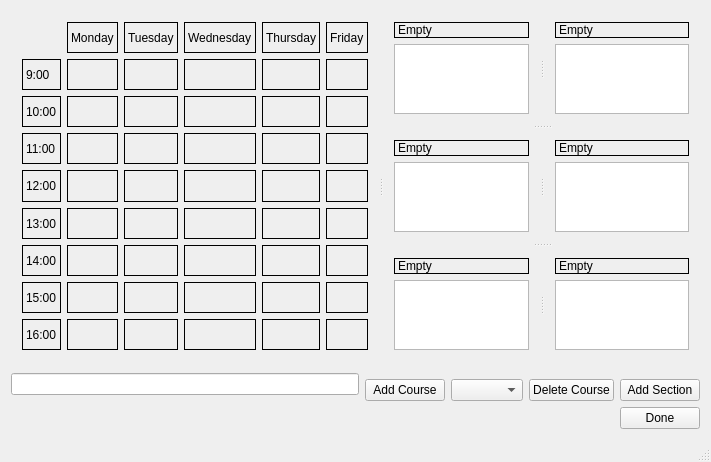
<?xml version="1.0" encoding="UTF-8"?>
<ui version="4.0">
 <class>MainWindow</class>
 <widget class="QMainWindow" name="MainWindow">
  <property name="geometry">
   <rect>
    <x>0</x>
    <y>0</y>
    <width>711</width>
    <height>434</height>
   </rect>
  </property>
  <property name="windowTitle">
   <string>MainWindow</string>
  </property>
  <widget class="QWidget" name="centralWidget">
   <layout class="QGridLayout" name="gridLayout">
    <item row="3" column="4">
     <widget class="QPushButton" name="AddSection">
      <property name="text">
       <string>Add Section</string>
      </property>
     </widget>
    </item>
    <item row="1" column="0" rowspan="3">
     <widget class="QLineEdit" name="AddCourseLine"/>
    </item>
    <item row="5" column="4">
     <widget class="QPushButton" name="Done">
      <property name="text">
       <string>Done</string>
      </property>
     </widget>
    </item>
    <item row="0" column="0" colspan="5">
     <widget class="QSplitter" name="splitter_5">
      <property name="orientation">
       <enum>Qt::Horizontal</enum>
      </property>
      <widget class="QWidget" name="">
       <layout class="QGridLayout" name="ScheduleLayout">
        <item row="1" column="4">
         <widget class="Hour" name="ThursdayNine">
          <property name="mouseTracking">
           <bool>true</bool>
          </property>
          <property name="frameShape">
           <enum>QFrame::Box</enum>
          </property>
          <property name="text">
           <string/>
          </property>
          <property name="pixmap">
           <pixmap resource="pictures.qrc">:/RoadEnd.png</pixmap>
          </property>
          <property name="scaledContents">
           <bool>true</bool>
          </property>
          <property name="Selected" stdset="0">
           <bool>false</bool>
          </property>
          <property name="Value" stdset="0">
           <number>97</number>
          </property>
         </widget>
        </item>
        <item row="0" column="1">
         <widget class="QLabel" name="Monday">
          <property name="frameShape">
           <enum>QFrame::Box</enum>
          </property>
          <property name="text">
           <string>Monday</string>
          </property>
         </widget>
        </item>
        <item row="0" column="2">
         <widget class="QLabel" name="Tuesday">
          <property name="frameShape">
           <enum>QFrame::Box</enum>
          </property>
          <property name="text">
           <string>Tuesday</string>
          </property>
         </widget>
        </item>
        <item row="0" column="3">
         <widget class="QLabel" name="Wednesday">
          <property name="frameShape">
           <enum>QFrame::Box</enum>
          </property>
          <property name="text">
           <string>Wednesday</string>
          </property>
         </widget>
        </item>
        <item row="0" column="0">
         <widget class="QLabel" name="label_6">
          <property name="frameShape">
           <enum>QFrame::NoFrame</enum>
          </property>
          <property name="text">
           <string/>
          </property>
         </widget>
        </item>
        <item row="0" column="4">
         <widget class="QLabel" name="Thursday">
          <property name="frameShape">
           <enum>QFrame::Box</enum>
          </property>
          <property name="text">
           <string>Thursday</string>
          </property>
         </widget>
        </item>
        <item row="0" column="5">
         <widget class="QLabel" name="Friday">
          <property name="frameShape">
           <enum>QFrame::Box</enum>
          </property>
          <property name="text">
           <string>Friday</string>
          </property>
         </widget>
        </item>
        <item row="1" column="0">
         <widget class="QLabel" name="Nine">
          <property name="frameShape">
           <enum>QFrame::Box</enum>
          </property>
          <property name="text">
           <string>9:00</string>
          </property>
         </widget>
        </item>
        <item row="1" column="1">
         <widget class="Hour" name="MondayNine">
          <property name="mouseTracking">
           <bool>true</bool>
          </property>
          <property name="frameShape">
           <enum>QFrame::Box</enum>
          </property>
          <property name="text">
           <string/>
          </property>
          <property name="pixmap">
           <pixmap resource="pictures.qrc">:/RoadEnd.png</pixmap>
          </property>
          <property name="scaledContents">
           <bool>true</bool>
          </property>
          <property name="Selected" stdset="0">
           <bool>false</bool>
          </property>
          <property name="Value" stdset="0">
           <number>2</number>
          </property>
         </widget>
        </item>
        <item row="1" column="2">
         <widget class="Hour" name="TuesdayNine">
          <property name="mouseTracking">
           <bool>true</bool>
          </property>
          <property name="frameShape">
           <enum>QFrame::Box</enum>
          </property>
          <property name="text">
           <string/>
          </property>
          <property name="pixmap">
           <pixmap resource="pictures.qrc">:/RoadEnd.png</pixmap>
          </property>
          <property name="scaledContents">
           <bool>true</bool>
          </property>
          <property name="Selected" stdset="0">
           <bool>false</bool>
          </property>
          <property name="Value" stdset="0">
           <number>23</number>
          </property>
         </widget>
        </item>
        <item row="1" column="3">
         <widget class="Hour" name="WednesdayNine">
          <property name="mouseTracking">
           <bool>true</bool>
          </property>
          <property name="frameShape">
           <enum>QFrame::Box</enum>
          </property>
          <property name="text">
           <string/>
          </property>
          <property name="pixmap">
           <pixmap resource="pictures.qrc">:/RoadEnd.png</pixmap>
          </property>
          <property name="scaledContents">
           <bool>true</bool>
          </property>
          <property name="Selected" stdset="0">
           <bool>false</bool>
          </property>
          <property name="Value" stdset="0">
           <number>59</number>
          </property>
         </widget>
        </item>
        <item row="1" column="5">
         <widget class="Hour" name="FridayNine">
          <property name="mouseTracking">
           <bool>true</bool>
          </property>
          <property name="frameShape">
           <enum>QFrame::Box</enum>
          </property>
          <property name="text">
           <string/>
          </property>
          <property name="pixmap">
           <pixmap resource="pictures.qrc">:/RoadEnd.png</pixmap>
          </property>
          <property name="scaledContents">
           <bool>true</bool>
          </property>
          <property name="Selected" stdset="0">
           <bool>false</bool>
          </property>
          <property name="Value" stdset="0">
           <number>137</number>
          </property>
         </widget>
        </item>
        <item row="2" column="0">
         <widget class="QLabel" name="Ten">
          <property name="frameShape">
           <enum>QFrame::Box</enum>
          </property>
          <property name="text">
           <string>10:00</string>
          </property>
         </widget>
        </item>
        <item row="2" column="1">
         <widget class="Hour" name="MondayTen">
          <property name="mouseTracking">
           <bool>true</bool>
          </property>
          <property name="frameShape">
           <enum>QFrame::Box</enum>
          </property>
          <property name="text">
           <string/>
          </property>
          <property name="pixmap">
           <pixmap resource="pictures.qrc">:/RoadEnd.png</pixmap>
          </property>
          <property name="scaledContents">
           <bool>true</bool>
          </property>
          <property name="Selected" stdset="0">
           <bool>false</bool>
          </property>
          <property name="Value" stdset="0">
           <number>3</number>
          </property>
         </widget>
        </item>
        <item row="2" column="3">
         <widget class="Hour" name="WednesdayTen">
          <property name="mouseTracking">
           <bool>true</bool>
          </property>
          <property name="frameShape">
           <enum>QFrame::Box</enum>
          </property>
          <property name="text">
           <string/>
          </property>
          <property name="pixmap">
           <pixmap resource="pictures.qrc">:/RoadEnd.png</pixmap>
          </property>
          <property name="scaledContents">
           <bool>true</bool>
          </property>
          <property name="Selected" stdset="0">
           <bool>false</bool>
          </property>
          <property name="Value" stdset="0">
           <number>61</number>
          </property>
         </widget>
        </item>
        <item row="2" column="5">
         <widget class="Hour" name="FridayTen">
          <property name="mouseTracking">
           <bool>true</bool>
          </property>
          <property name="frameShape">
           <enum>QFrame::Box</enum>
          </property>
          <property name="text">
           <string/>
          </property>
          <property name="pixmap">
           <pixmap resource="pictures.qrc">:/RoadEnd.png</pixmap>
          </property>
          <property name="scaledContents">
           <bool>true</bool>
          </property>
          <property name="Selected" stdset="0">
           <bool>false</bool>
          </property>
          <property name="Value" stdset="0">
           <number>139</number>
          </property>
         </widget>
        </item>
        <item row="3" column="0">
         <widget class="QLabel" name="Eleven">
          <property name="frameShape">
           <enum>QFrame::Box</enum>
          </property>
          <property name="text">
           <string>11:00</string>
          </property>
         </widget>
        </item>
        <item row="2" column="4">
         <widget class="Hour" name="ThursdayTen">
          <property name="mouseTracking">
           <bool>true</bool>
          </property>
          <property name="frameShape">
           <enum>QFrame::Box</enum>
          </property>
          <property name="text">
           <string/>
          </property>
          <property name="pixmap">
           <pixmap resource="pictures.qrc">:/RoadEnd.png</pixmap>
          </property>
          <property name="scaledContents">
           <bool>true</bool>
          </property>
          <property name="Selected" stdset="0">
           <bool>false</bool>
          </property>
          <property name="Value" stdset="0">
           <number>101</number>
          </property>
         </widget>
        </item>
        <item row="3" column="1">
         <widget class="Hour" name="MondayEleven">
          <property name="mouseTracking">
           <bool>true</bool>
          </property>
          <property name="frameShape">
           <enum>QFrame::Box</enum>
          </property>
          <property name="text">
           <string/>
          </property>
          <property name="pixmap">
           <pixmap resource="pictures.qrc">:/RoadEnd.png</pixmap>
          </property>
          <property name="scaledContents">
           <bool>true</bool>
          </property>
          <property name="Selected" stdset="0">
           <bool>false</bool>
          </property>
          <property name="Value" stdset="0">
           <number>5</number>
          </property>
         </widget>
        </item>
        <item row="3" column="4">
         <widget class="Hour" name="ThursdayEleven">
          <property name="mouseTracking">
           <bool>true</bool>
          </property>
          <property name="frameShape">
           <enum>QFrame::Box</enum>
          </property>
          <property name="text">
           <string/>
          </property>
          <property name="pixmap">
           <pixmap resource="pictures.qrc">:/RoadEnd.png</pixmap>
          </property>
          <property name="scaledContents">
           <bool>true</bool>
          </property>
          <property name="Selected" stdset="0">
           <bool>false</bool>
          </property>
          <property name="Value" stdset="0">
           <number>103</number>
          </property>
         </widget>
        </item>
        <item row="3" column="2">
         <widget class="Hour" name="TuesdayEleven">
          <property name="mouseTracking">
           <bool>true</bool>
          </property>
          <property name="frameShape">
           <enum>QFrame::Box</enum>
          </property>
          <property name="text">
           <string/>
          </property>
          <property name="pixmap">
           <pixmap resource="pictures.qrc">:/RoadEnd.png</pixmap>
          </property>
          <property name="scaledContents">
           <bool>true</bool>
          </property>
          <property name="Selected" stdset="0">
           <bool>false</bool>
          </property>
          <property name="Value" stdset="0">
           <number>31</number>
          </property>
         </widget>
        </item>
        <item row="3" column="5">
         <widget class="Hour" name="FridayEleven">
          <property name="mouseTracking">
           <bool>true</bool>
          </property>
          <property name="frameShape">
           <enum>QFrame::Box</enum>
          </property>
          <property name="text">
           <string/>
          </property>
          <property name="pixmap">
           <pixmap resource="pictures.qrc">:/RoadEnd.png</pixmap>
          </property>
          <property name="scaledContents">
           <bool>true</bool>
          </property>
          <property name="Selected" stdset="0">
           <bool>false</bool>
          </property>
          <property name="Value" stdset="0">
           <number>149</number>
          </property>
         </widget>
        </item>
        <item row="3" column="3">
         <widget class="Hour" name="WednesdayEleven">
          <property name="mouseTracking">
           <bool>true</bool>
          </property>
          <property name="frameShape">
           <enum>QFrame::Box</enum>
          </property>
          <property name="text">
           <string/>
          </property>
          <property name="pixmap">
           <pixmap resource="pictures.qrc">:/RoadEnd.png</pixmap>
          </property>
          <property name="scaledContents">
           <bool>true</bool>
          </property>
          <property name="Selected" stdset="0">
           <bool>false</bool>
          </property>
          <property name="Value" stdset="0">
           <number>67</number>
          </property>
         </widget>
        </item>
        <item row="4" column="1">
         <widget class="Hour" name="MondayTwelve">
          <property name="mouseTracking">
           <bool>true</bool>
          </property>
          <property name="frameShape">
           <enum>QFrame::Box</enum>
          </property>
          <property name="text">
           <string/>
          </property>
          <property name="pixmap">
           <pixmap resource="pictures.qrc">:/RoadEnd.png</pixmap>
          </property>
          <property name="scaledContents">
           <bool>true</bool>
          </property>
          <property name="Selected" stdset="0">
           <bool>false</bool>
          </property>
          <property name="Value" stdset="0">
           <number>7</number>
          </property>
         </widget>
        </item>
        <item row="4" column="0">
         <widget class="QLabel" name="Twelve">
          <property name="frameShape">
           <enum>QFrame::Box</enum>
          </property>
          <property name="text">
           <string>12:00</string>
          </property>
         </widget>
        </item>
        <item row="4" column="2">
         <widget class="Hour" name="TuesdayTwelve">
          <property name="mouseTracking">
           <bool>true</bool>
          </property>
          <property name="frameShape">
           <enum>QFrame::Box</enum>
          </property>
          <property name="text">
           <string/>
          </property>
          <property name="pixmap">
           <pixmap resource="pictures.qrc">:/RoadEnd.png</pixmap>
          </property>
          <property name="scaledContents">
           <bool>true</bool>
          </property>
          <property name="Selected" stdset="0">
           <bool>false</bool>
          </property>
          <property name="Value" stdset="0">
           <number>37</number>
          </property>
         </widget>
        </item>
        <item row="4" column="3">
         <widget class="Hour" name="WednesdayTwelve">
          <property name="mouseTracking">
           <bool>true</bool>
          </property>
          <property name="frameShape">
           <enum>QFrame::Box</enum>
          </property>
          <property name="text">
           <string/>
          </property>
          <property name="pixmap">
           <pixmap resource="pictures.qrc">:/RoadEnd.png</pixmap>
          </property>
          <property name="scaledContents">
           <bool>true</bool>
          </property>
          <property name="Selected" stdset="0">
           <bool>false</bool>
          </property>
          <property name="Value" stdset="0">
           <number>71</number>
          </property>
         </widget>
        </item>
        <item row="4" column="5">
         <widget class="Hour" name="FridayTwelve">
          <property name="mouseTracking">
           <bool>true</bool>
          </property>
          <property name="frameShape">
           <enum>QFrame::Box</enum>
          </property>
          <property name="text">
           <string/>
          </property>
          <property name="pixmap">
           <pixmap resource="pictures.qrc">:/RoadEnd.png</pixmap>
          </property>
          <property name="scaledContents">
           <bool>true</bool>
          </property>
          <property name="Selected" stdset="0">
           <bool>false</bool>
          </property>
          <property name="Value" stdset="0">
           <number>151</number>
          </property>
         </widget>
        </item>
        <item row="5" column="0">
         <widget class="QLabel" name="Thirteen">
          <property name="frameShape">
           <enum>QFrame::Box</enum>
          </property>
          <property name="text">
           <string>13:00</string>
          </property>
         </widget>
        </item>
        <item row="5" column="1">
         <widget class="Hour" name="MondayThirteen">
          <property name="mouseTracking">
           <bool>true</bool>
          </property>
          <property name="frameShape">
           <enum>QFrame::Box</enum>
          </property>
          <property name="text">
           <string/>
          </property>
          <property name="pixmap">
           <pixmap resource="pictures.qrc">:/RoadEnd.png</pixmap>
          </property>
          <property name="scaledContents">
           <bool>true</bool>
          </property>
          <property name="Selected" stdset="0">
           <bool>false</bool>
          </property>
          <property name="Value" stdset="0">
           <number>11</number>
          </property>
         </widget>
        </item>
        <item row="4" column="4">
         <widget class="Hour" name="ThursdayTwelve">
          <property name="mouseTracking">
           <bool>true</bool>
          </property>
          <property name="frameShape">
           <enum>QFrame::Box</enum>
          </property>
          <property name="text">
           <string/>
          </property>
          <property name="pixmap">
           <pixmap resource="pictures.qrc">:/RoadEnd.png</pixmap>
          </property>
          <property name="scaledContents">
           <bool>true</bool>
          </property>
          <property name="Selected" stdset="0">
           <bool>false</bool>
          </property>
          <property name="Value" stdset="0">
           <number>107</number>
          </property>
         </widget>
        </item>
        <item row="5" column="2">
         <widget class="Hour" name="TuesdayThirteen">
          <property name="mouseTracking">
           <bool>true</bool>
          </property>
          <property name="frameShape">
           <enum>QFrame::Box</enum>
          </property>
          <property name="text">
           <string/>
          </property>
          <property name="pixmap">
           <pixmap resource="pictures.qrc">:/RoadEnd.png</pixmap>
          </property>
          <property name="scaledContents">
           <bool>true</bool>
          </property>
          <property name="Selected" stdset="0">
           <bool>false</bool>
          </property>
          <property name="Value" stdset="0">
           <number>41</number>
          </property>
         </widget>
        </item>
        <item row="5" column="4">
         <widget class="Hour" name="ThursdayThirteen">
          <property name="mouseTracking">
           <bool>true</bool>
          </property>
          <property name="frameShape">
           <enum>QFrame::Box</enum>
          </property>
          <property name="text">
           <string/>
          </property>
          <property name="pixmap">
           <pixmap resource="pictures.qrc">:/RoadEnd.png</pixmap>
          </property>
          <property name="scaledContents">
           <bool>true</bool>
          </property>
          <property name="Selected" stdset="0">
           <bool>false</bool>
          </property>
          <property name="Value" stdset="0">
           <number>109</number>
          </property>
         </widget>
        </item>
        <item row="5" column="5">
         <widget class="Hour" name="FridayThirteen">
          <property name="mouseTracking">
           <bool>true</bool>
          </property>
          <property name="frameShape">
           <enum>QFrame::Box</enum>
          </property>
          <property name="text">
           <string/>
          </property>
          <property name="pixmap">
           <pixmap resource="pictures.qrc">:/RoadEnd.png</pixmap>
          </property>
          <property name="scaledContents">
           <bool>true</bool>
          </property>
          <property name="Selected" stdset="0">
           <bool>false</bool>
          </property>
          <property name="Value" stdset="0">
           <number>157</number>
          </property>
         </widget>
        </item>
        <item row="5" column="3">
         <widget class="Hour" name="WednesdayThirteen">
          <property name="mouseTracking">
           <bool>true</bool>
          </property>
          <property name="frameShape">
           <enum>QFrame::Box</enum>
          </property>
          <property name="text">
           <string/>
          </property>
          <property name="pixmap">
           <pixmap resource="pictures.qrc">:/RoadEnd.png</pixmap>
          </property>
          <property name="scaledContents">
           <bool>true</bool>
          </property>
          <property name="Selected" stdset="0">
           <bool>false</bool>
          </property>
          <property name="Value" stdset="0">
           <number>73</number>
          </property>
         </widget>
        </item>
        <item row="6" column="0">
         <widget class="QLabel" name="Fourteen">
          <property name="frameShape">
           <enum>QFrame::Box</enum>
          </property>
          <property name="text">
           <string>14:00</string>
          </property>
         </widget>
        </item>
        <item row="6" column="1">
         <widget class="Hour" name="MondayFourteen">
          <property name="mouseTracking">
           <bool>true</bool>
          </property>
          <property name="frameShape">
           <enum>QFrame::Box</enum>
          </property>
          <property name="text">
           <string/>
          </property>
          <property name="pixmap">
           <pixmap resource="pictures.qrc">:/RoadEnd.png</pixmap>
          </property>
          <property name="scaledContents">
           <bool>true</bool>
          </property>
          <property name="Selected" stdset="0">
           <bool>false</bool>
          </property>
          <property name="Value" stdset="0">
           <number>13</number>
          </property>
         </widget>
        </item>
        <item row="6" column="2">
         <widget class="Hour" name="TuesdayFourteen">
          <property name="mouseTracking">
           <bool>true</bool>
          </property>
          <property name="frameShape">
           <enum>QFrame::Box</enum>
          </property>
          <property name="text">
           <string/>
          </property>
          <property name="pixmap">
           <pixmap resource="pictures.qrc">:/RoadEnd.png</pixmap>
          </property>
          <property name="scaledContents">
           <bool>true</bool>
          </property>
          <property name="Selected" stdset="0">
           <bool>false</bool>
          </property>
          <property name="Value" stdset="0">
           <number>43</number>
          </property>
         </widget>
        </item>
        <item row="6" column="3">
         <widget class="Hour" name="WednesdayFourteen">
          <property name="mouseTracking">
           <bool>true</bool>
          </property>
          <property name="frameShape">
           <enum>QFrame::Box</enum>
          </property>
          <property name="text">
           <string/>
          </property>
          <property name="pixmap">
           <pixmap resource="pictures.qrc">:/RoadEnd.png</pixmap>
          </property>
          <property name="scaledContents">
           <bool>true</bool>
          </property>
          <property name="Selected" stdset="0">
           <bool>false</bool>
          </property>
          <property name="Value" stdset="0">
           <number>79</number>
          </property>
         </widget>
        </item>
        <item row="6" column="5">
         <widget class="Hour" name="FridayFourteen">
          <property name="mouseTracking">
           <bool>true</bool>
          </property>
          <property name="frameShape">
           <enum>QFrame::Box</enum>
          </property>
          <property name="text">
           <string/>
          </property>
          <property name="pixmap">
           <pixmap resource="pictures.qrc">:/RoadEnd.png</pixmap>
          </property>
          <property name="scaledContents">
           <bool>true</bool>
          </property>
          <property name="Selected" stdset="0">
           <bool>false</bool>
          </property>
          <property name="Value" stdset="0">
           <number>163</number>
          </property>
         </widget>
        </item>
        <item row="7" column="0">
         <widget class="QLabel" name="Fifteen">
          <property name="frameShape">
           <enum>QFrame::Box</enum>
          </property>
          <property name="text">
           <string>15:00</string>
          </property>
         </widget>
        </item>
        <item row="6" column="4">
         <widget class="Hour" name="ThursdayFourteen">
          <property name="mouseTracking">
           <bool>true</bool>
          </property>
          <property name="frameShape">
           <enum>QFrame::Box</enum>
          </property>
          <property name="text">
           <string/>
          </property>
          <property name="pixmap">
           <pixmap resource="pictures.qrc">:/RoadEnd.png</pixmap>
          </property>
          <property name="scaledContents">
           <bool>true</bool>
          </property>
          <property name="Selected" stdset="0">
           <bool>false</bool>
          </property>
          <property name="Value" stdset="0">
           <number>113</number>
          </property>
         </widget>
        </item>
        <item row="7" column="1">
         <widget class="Hour" name="MondayFifteen">
          <property name="mouseTracking">
           <bool>true</bool>
          </property>
          <property name="frameShape">
           <enum>QFrame::Box</enum>
          </property>
          <property name="text">
           <string/>
          </property>
          <property name="pixmap">
           <pixmap resource="pictures.qrc">:/RoadEnd.png</pixmap>
          </property>
          <property name="scaledContents">
           <bool>true</bool>
          </property>
          <property name="Selected" stdset="0">
           <bool>false</bool>
          </property>
          <property name="Value" stdset="0">
           <number>17</number>
          </property>
         </widget>
        </item>
        <item row="7" column="4">
         <widget class="Hour" name="ThursdayFifteen">
          <property name="mouseTracking">
           <bool>true</bool>
          </property>
          <property name="frameShape">
           <enum>QFrame::Box</enum>
          </property>
          <property name="text">
           <string/>
          </property>
          <property name="pixmap">
           <pixmap resource="pictures.qrc">:/RoadEnd.png</pixmap>
          </property>
          <property name="scaledContents">
           <bool>true</bool>
          </property>
          <property name="Selected" stdset="0">
           <bool>false</bool>
          </property>
          <property name="Value" stdset="0">
           <number>127</number>
          </property>
         </widget>
        </item>
        <item row="7" column="2">
         <widget class="Hour" name="TuesdayFifteen">
          <property name="mouseTracking">
           <bool>true</bool>
          </property>
          <property name="frameShape">
           <enum>QFrame::Box</enum>
          </property>
          <property name="text">
           <string/>
          </property>
          <property name="pixmap">
           <pixmap resource="pictures.qrc">:/RoadEnd.png</pixmap>
          </property>
          <property name="scaledContents">
           <bool>true</bool>
          </property>
          <property name="Selected" stdset="0">
           <bool>false</bool>
          </property>
          <property name="Value" stdset="0">
           <number>47</number>
          </property>
         </widget>
        </item>
        <item row="7" column="5">
         <widget class="Hour" name="FridayFifteen">
          <property name="mouseTracking">
           <bool>true</bool>
          </property>
          <property name="frameShape">
           <enum>QFrame::Box</enum>
          </property>
          <property name="text">
           <string/>
          </property>
          <property name="pixmap">
           <pixmap resource="pictures.qrc">:/RoadEnd.png</pixmap>
          </property>
          <property name="scaledContents">
           <bool>true</bool>
          </property>
          <property name="Selected" stdset="0">
           <bool>false</bool>
          </property>
          <property name="Value" stdset="0">
           <number>167</number>
          </property>
         </widget>
        </item>
        <item row="7" column="3">
         <widget class="Hour" name="WednesdayFifteen">
          <property name="mouseTracking">
           <bool>true</bool>
          </property>
          <property name="frameShape">
           <enum>QFrame::Box</enum>
          </property>
          <property name="text">
           <string/>
          </property>
          <property name="pixmap">
           <pixmap resource="pictures.qrc">:/RoadEnd.png</pixmap>
          </property>
          <property name="scaledContents">
           <bool>true</bool>
          </property>
          <property name="Selected" stdset="0">
           <bool>false</bool>
          </property>
          <property name="Value" stdset="0">
           <number>83</number>
          </property>
         </widget>
        </item>
        <item row="8" column="1">
         <widget class="Hour" name="MondaySixteen">
          <property name="mouseTracking">
           <bool>true</bool>
          </property>
          <property name="frameShape">
           <enum>QFrame::Box</enum>
          </property>
          <property name="text">
           <string/>
          </property>
          <property name="pixmap">
           <pixmap resource="pictures.qrc">:/RoadEnd.png</pixmap>
          </property>
          <property name="scaledContents">
           <bool>true</bool>
          </property>
          <property name="Selected" stdset="0">
           <bool>false</bool>
          </property>
          <property name="Value" stdset="0">
           <number>19</number>
          </property>
         </widget>
        </item>
        <item row="8" column="3">
         <widget class="Hour" name="WednesdaySixteen">
          <property name="mouseTracking">
           <bool>true</bool>
          </property>
          <property name="frameShape">
           <enum>QFrame::Box</enum>
          </property>
          <property name="text">
           <string/>
          </property>
          <property name="pixmap">
           <pixmap resource="pictures.qrc">:/RoadEnd.png</pixmap>
          </property>
          <property name="scaledContents">
           <bool>true</bool>
          </property>
          <property name="Selected" stdset="0">
           <bool>false</bool>
          </property>
          <property name="Value" stdset="0">
           <number>89</number>
          </property>
         </widget>
        </item>
        <item row="8" column="0">
         <widget class="QLabel" name="Sixteen">
          <property name="frameShape">
           <enum>QFrame::Box</enum>
          </property>
          <property name="text">
           <string>16:00</string>
          </property>
         </widget>
        </item>
        <item row="8" column="2">
         <widget class="Hour" name="TuesdaySixteen">
          <property name="mouseTracking">
           <bool>true</bool>
          </property>
          <property name="frameShape">
           <enum>QFrame::Box</enum>
          </property>
          <property name="text">
           <string/>
          </property>
          <property name="pixmap">
           <pixmap resource="pictures.qrc">:/RoadEnd.png</pixmap>
          </property>
          <property name="scaledContents">
           <bool>true</bool>
          </property>
          <property name="Selected" stdset="0">
           <bool>false</bool>
          </property>
          <property name="Value" stdset="0">
           <number>53</number>
          </property>
         </widget>
        </item>
        <item row="8" column="4">
         <widget class="Hour" name="ThursdaySixteen">
          <property name="mouseTracking">
           <bool>true</bool>
          </property>
          <property name="frameShape">
           <enum>QFrame::Box</enum>
          </property>
          <property name="text">
           <string/>
          </property>
          <property name="pixmap">
           <pixmap resource="pictures.qrc">:/RoadEnd.png</pixmap>
          </property>
          <property name="scaledContents">
           <bool>true</bool>
          </property>
          <property name="Selected" stdset="0">
           <bool>false</bool>
          </property>
          <property name="Value" stdset="0">
           <number>131</number>
          </property>
         </widget>
        </item>
        <item row="8" column="5">
         <widget class="Hour" name="FridaySixteen">
          <property name="mouseTracking">
           <bool>true</bool>
          </property>
          <property name="frameShape">
           <enum>QFrame::Box</enum>
          </property>
          <property name="text">
           <string/>
          </property>
          <property name="pixmap">
           <pixmap resource="pictures.qrc">:/RoadEnd.png</pixmap>
          </property>
          <property name="scaledContents">
           <bool>true</bool>
          </property>
          <property name="Selected" stdset="0">
           <bool>false</bool>
          </property>
          <property name="Value" stdset="0">
           <number>173</number>
          </property>
         </widget>
        </item>
        <item row="2" column="2">
         <widget class="Hour" name="TuesdayTen">
          <property name="mouseTracking">
           <bool>true</bool>
          </property>
          <property name="frameShape">
           <enum>QFrame::Box</enum>
          </property>
          <property name="text">
           <string/>
          </property>
          <property name="pixmap">
           <pixmap resource="pictures.qrc">:/RoadEnd.png</pixmap>
          </property>
          <property name="scaledContents">
           <bool>true</bool>
          </property>
          <property name="Selected" stdset="0">
           <bool>false</bool>
          </property>
          <property name="Value" stdset="0">
           <number>29</number>
          </property>
         </widget>
        </item>
       </layout>
      </widget>
      <widget class="QSplitter" name="splitter_4">
       <property name="orientation">
        <enum>Qt::Vertical</enum>
       </property>
       <widget class="QSplitter" name="splitter">
        <property name="orientation">
         <enum>Qt::Horizontal</enum>
        </property>
        <widget class="QWidget" name="layoutWidget">
         <layout class="QVBoxLayout" name="verticalLayout">
          <item>
           <widget class="QLabel" name="ListName1">
            <property name="frameShape">
             <enum>QFrame::Box</enum>
            </property>
            <property name="text">
             <string>Empty</string>
            </property>
           </widget>
          </item>
          <item>
           <widget class="QListWidget" name="List1">
            <property name="accessibleDescription">
             <string>empty</string>
            </property>
           </widget>
          </item>
         </layout>
        </widget>
        <widget class="QWidget" name="layoutWidget">
         <layout class="QVBoxLayout" name="verticalLayout_2">
          <item>
           <widget class="QLabel" name="ListName2">
            <property name="frameShape">
             <enum>QFrame::Box</enum>
            </property>
            <property name="text">
             <string>Empty</string>
            </property>
           </widget>
          </item>
          <item>
           <widget class="QListWidget" name="List2">
            <property name="accessibleDescription">
             <string>empty</string>
            </property>
           </widget>
          </item>
         </layout>
        </widget>
       </widget>
       <widget class="QSplitter" name="splitter_2">
        <property name="orientation">
         <enum>Qt::Horizontal</enum>
        </property>
        <widget class="QWidget" name="layoutWidget">
         <layout class="QVBoxLayout" name="verticalLayout_3">
          <item>
           <widget class="QLabel" name="ListName3">
            <property name="frameShape">
             <enum>QFrame::Box</enum>
            </property>
            <property name="text">
             <string>Empty</string>
            </property>
           </widget>
          </item>
          <item>
           <widget class="QListWidget" name="List3">
            <property name="accessibleDescription">
             <string>empty</string>
            </property>
           </widget>
          </item>
         </layout>
        </widget>
        <widget class="QWidget" name="layoutWidget">
         <layout class="QVBoxLayout" name="verticalLayout_4">
          <item>
           <widget class="QLabel" name="ListName4">
            <property name="frameShape">
             <enum>QFrame::Box</enum>
            </property>
            <property name="text">
             <string>Empty</string>
            </property>
           </widget>
          </item>
          <item>
           <widget class="QListWidget" name="List4">
            <property name="accessibleDescription">
             <string>empty</string>
            </property>
           </widget>
          </item>
         </layout>
        </widget>
       </widget>
       <widget class="QSplitter" name="splitter_3">
        <property name="orientation">
         <enum>Qt::Horizontal</enum>
        </property>
        <widget class="QWidget" name="layoutWidget">
         <layout class="QVBoxLayout" name="verticalLayout_5">
          <item>
           <widget class="QLabel" name="ListName5">
            <property name="frameShape">
             <enum>QFrame::Box</enum>
            </property>
            <property name="text">
             <string>Empty</string>
            </property>
           </widget>
          </item>
          <item>
           <widget class="QListWidget" name="List5">
            <property name="accessibleDescription">
             <string>empty</string>
            </property>
           </widget>
          </item>
         </layout>
        </widget>
        <widget class="QWidget" name="layoutWidget">
         <layout class="QVBoxLayout" name="verticalLayout_6">
          <item>
           <widget class="QLabel" name="ListName6">
            <property name="frameShape">
             <enum>QFrame::Box</enum>
            </property>
            <property name="text">
             <string>Empty</string>
            </property>
           </widget>
          </item>
          <item>
           <widget class="QListWidget" name="List6">
            <property name="accessibleDescription">
             <string>empty</string>
            </property>
           </widget>
          </item>
         </layout>
        </widget>
       </widget>
      </widget>
     </widget>
    </item>
    <item row="3" column="2">
     <widget class="QComboBox" name="SelectCourse">
      <property name="editable">
       <bool>false</bool>
      </property>
      <property name="duplicatesEnabled">
       <bool>false</bool>
      </property>
     </widget>
    </item>
    <item row="3" column="1">
     <widget class="QPushButton" name="AddCourseButton">
      <property name="text">
       <string>Add Course</string>
      </property>
     </widget>
    </item>
    <item row="3" column="3">
     <widget class="QPushButton" name="DeleteCourse">
      <property name="text">
       <string>Delete Course</string>
      </property>
     </widget>
    </item>
   </layout>
  </widget>
  <widget class="QMenuBar" name="menuBar">
   <property name="geometry">
    <rect>
     <x>0</x>
     <y>0</y>
     <width>711</width>
     <height>17</height>
    </rect>
   </property>
  </widget>
  <widget class="QStatusBar" name="statusBar"/>
 </widget>
 <layoutdefault spacing="6" margin="11"/>
 <customwidgets>
  <customwidget>
   <class>Hour</class>
   <extends>QLabel</extends>
   <header location="global">hour.h</header>
  </customwidget>
 </customwidgets>
 <resources>
  <include location="pictures.qrc"/>
 </resources>
 <connections/>
</ui>
